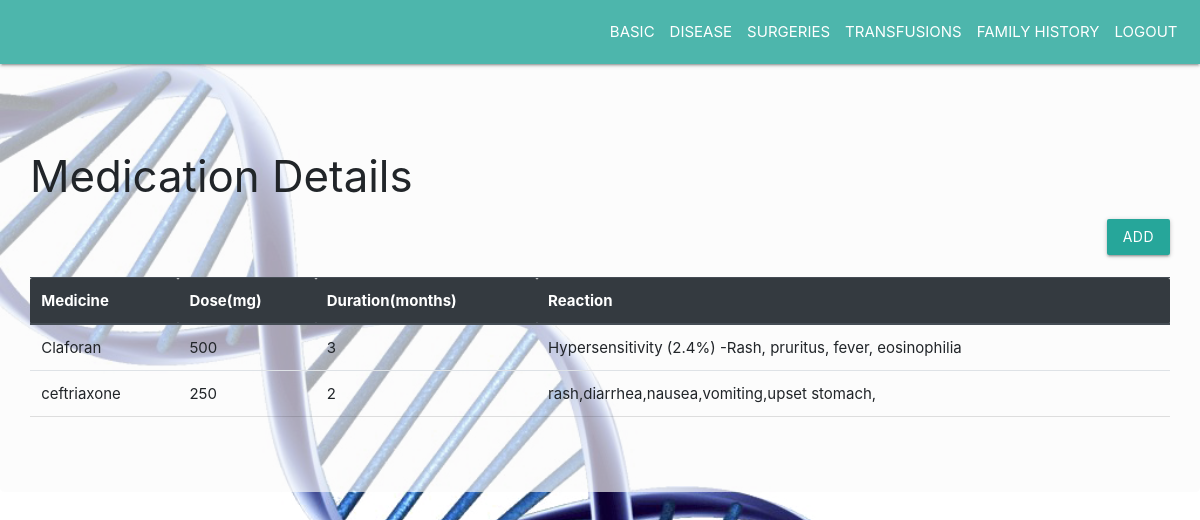
Screenshot of /doctor/viewmedications/2408256975/4 with the database file from the repository.
### tables this page shows
CREATE TABLE medication
            (m_id integer primary key autoincrement,d_id number,p_id number,name text,dose number,duration number,reaction text,constraint fk2 foreign key(d_id) references disease(d_id) on delete cascade,constraint fk3 foreign key(p_id) references patient(p_id) on delete cascade);

### app1.py (the view)
@app.route('/doctor/viewmedications/<pid>/<did>')
def viewmedications(pid,did):
    con=sql.connect('database.db')
    cur=con.cursor()
    p_id=pid
    d_id=did
    res=cur.execute("select * from medication where d_id=(?)",(d_id)).fetchall()
    return render_template('viewmedication.html',res=res,p_id=p_id,d_id=d_id)

### templates/viewmedication.html (shortened to what this page needs)
<!DOCTYPE html>
    <head>
        <link rel="stylesheet" href="https://stackpath.bootstrapcdn.com/bootstrap/4.3.1/css/bootstrap.min.css">
        <link rel="stylesheet" href="https://cdnjs.cloudflare.com/ajax/libs/materialize/1.0.0/css/materialize.min.css">
    </head>
    <body>
        <nav class="navbar navbar-expand-sm teal lighten-2 justify-content-end">
                <ul class="navbar-nav">
                    <li class="nav-item">
                <a class="nav-link" href="{{ url_for('viewbasic',pid=p_id) }}">BASIC</a>
                </li>
                <li class="nav-item">
                <a class="nav-link" href="{{ url_for('viewdiseases',pid=p_id) }}">DISEASE</a>
                </li>
                <li class="nav-item">
                <a class="nav-link" href="{{ url_for('viewsurgeries',pid=p_id) }}">SURGERIES</a>
                </li>
                <li class="nav-item">
                <a class="nav-link" href="{{ url_for('viewtransfusions',pid=p_id) }}">TRANSFUSIONS</a>
                </li>
                <li class="nav-item">
                <a class="nav-link" href="{{ url_for('viewfamilyhistory',pid=p_id) }}">FAMILY HISTORY</a>
                </li>
                <li class="nav-item">
                <a class="nav-link" href="/">LOGOUT</a>
                    </li>
            </ul>
        </nav>
        <div class="jumbotron" style="background:rgba(250, 250, 250, 0.658) ;">
            <h3>Medication Details</h3>
            <div class="d-flex justify-content-end"><a href="{{ url_for('addmedication',pid=p_id,did=d_id)}}" class="btn btn-success">ADD</a></div><br/>
            <table class="table">
                    <thead class="thead-dark">
                      <tr>
                        <th>Medicine</th>
                        <th>Dose(mg)</th>
                        <th>Duration(months)</th>
                        <th>Reaction</th>
                      </tr>
                    </thead>
                    <tbody>
                        {% for row in res %}
                      <tr>
                        <td>{{ row[3] }}</td>
                        <td>{{ row[4] }}</td>
                        <td>{{ row[5] }}</td>
                        <td>{{ row[6] }}</td>
                      </tr>
                      {% endfor %}
                    </tbody>
                  </table>
        </div>
    </body>
</html>

### templates/viewmedication.html (style rules this page uses)
body { background-image: url('/static/bg.png'); background-size: cover; background-position: center; }

### rows the page displays
medication: name "Claforan", dose "500", duration "3", reaction "Hypersensitivity (2.4%) -Rash, pruritus, fever, eosinophilia"
medication: name "ceftriaxone", dose "250", duration "2", reaction "rash,diarrhea,nausea,vomiting,upset stomach,"
